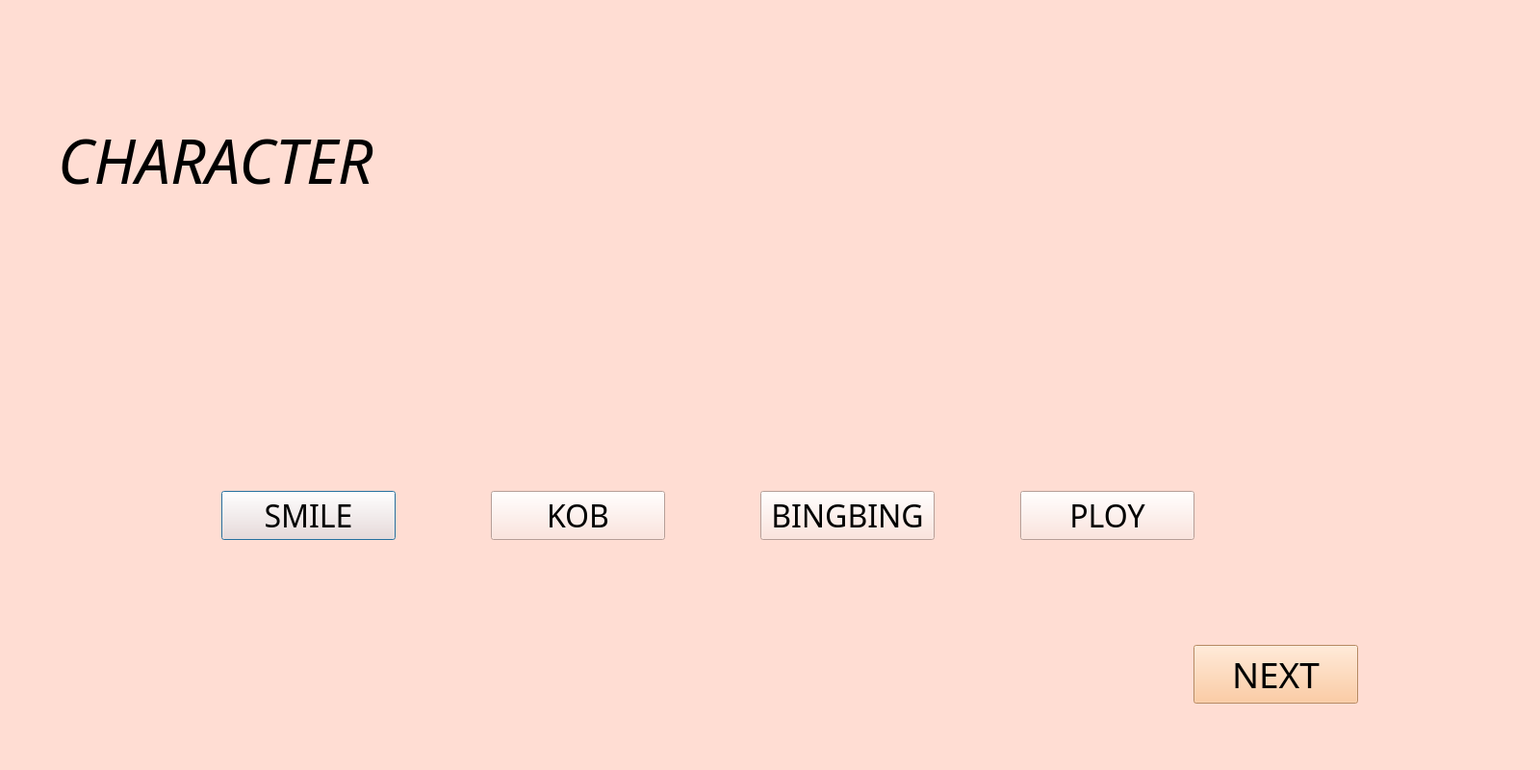
<?xml version="1.0" encoding="UTF-8"?>
<ui version="4.0">
 <class>main2</class>
 <widget class="QDialog" name="main2">
  <property name="geometry">
   <rect>
    <x>0</x>
    <y>0</y>
    <width>1600</width>
    <height>800</height>
   </rect>
  </property>
  <property name="sizePolicy">
   <sizepolicy hsizetype="MinimumExpanding" vsizetype="MinimumExpanding">
    <horstretch>0</horstretch>
    <verstretch>0</verstretch>
   </sizepolicy>
  </property>
  <property name="windowTitle">
   <string>Monopoly Game</string>
  </property>
  <property name="styleSheet">
   <string notr="true">background-color: rgb(255, 221, 211);
</string>
  </property>
  <widget class="QLabel" name="label">
   <property name="geometry">
    <rect>
     <x>60</x>
     <y>110</y>
     <width>521</width>
     <height>111</height>
    </rect>
   </property>
   <property name="font">
    <font>
     <family>Humnst777 Blk BT</family>
     <pointsize>48</pointsize>
     <italic>true</italic>
    </font>
   </property>
   <property name="layoutDirection">
    <enum>Qt::LeftToRight</enum>
   </property>
   <property name="text">
    <string>CHARACTER</string>
   </property>
  </widget>
  <widget class="QPushButton" name="next">
   <property name="geometry">
    <rect>
     <x>1240</x>
     <y>670</y>
     <width>171</width>
     <height>61</height>
    </rect>
   </property>
   <property name="font">
    <font>
     <family>OCR-B 10 BT</family>
     <pointsize>28</pointsize>
    </font>
   </property>
   <property name="styleSheet">
    <string notr="true">background-color: rgb(255, 206, 165);
background-color: rgb(255, 192, 137);</string>
   </property>
   <property name="text">
    <string>NEXT</string>
   </property>
   <property name="autoDefault">
    <bool>false</bool>
   </property>
   <property name="default">
    <bool>false</bool>
   </property>
   <property name="flat">
    <bool>false</bool>
   </property>
  </widget>
  <widget class="QPushButton" name="smile">
   <property name="geometry">
    <rect>
     <x>230</x>
     <y>510</y>
     <width>181</width>
     <height>51</height>
    </rect>
   </property>
   <property name="font">
    <font>
     <family>ISOCPEUR</family>
     <pointsize>24</pointsize>
     <weight>50</weight>
     <bold>false</bold>
    </font>
   </property>
   <property name="text">
    <string>SMILE</string>
   </property>
  </widget>
  <widget class="QPushButton" name="kob">
   <property name="geometry">
    <rect>
     <x>510</x>
     <y>510</y>
     <width>181</width>
     <height>51</height>
    </rect>
   </property>
   <property name="font">
    <font>
     <family>ISOCPEUR</family>
     <pointsize>24</pointsize>
    </font>
   </property>
   <property name="text">
    <string>KOB</string>
   </property>
  </widget>
  <widget class="QPushButton" name="bingbing">
   <property name="geometry">
    <rect>
     <x>790</x>
     <y>510</y>
     <width>181</width>
     <height>51</height>
    </rect>
   </property>
   <property name="font">
    <font>
     <family>ISOCPEUR</family>
     <pointsize>24</pointsize>
    </font>
   </property>
   <property name="text">
    <string>BINGBING</string>
   </property>
  </widget>
  <widget class="QPushButton" name="ploy">
   <property name="geometry">
    <rect>
     <x>1060</x>
     <y>510</y>
     <width>181</width>
     <height>51</height>
    </rect>
   </property>
   <property name="font">
    <font>
     <family>ISOCPEUR</family>
     <pointsize>24</pointsize>
    </font>
   </property>
   <property name="text">
    <string>PLOY</string>
   </property>
  </widget>
  <widget class="QLabel" name="smileplayer">
   <property name="geometry">
    <rect>
     <x>260</x>
     <y>580</y>
     <width>131</width>
     <height>41</height>
    </rect>
   </property>
   <property name="font">
    <font>
     <family>Berlin Sans FB Demi</family>
     <pointsize>18</pointsize>
     <weight>75</weight>
     <bold>true</bold>
    </font>
   </property>
   <property name="layoutDirection">
    <enum>Qt::LeftToRight</enum>
   </property>
   <property name="styleSheet">
    <string notr="true">color: rgb(255, 170, 127);</string>
   </property>
   <property name="text">
    <string/>
   </property>
  </widget>
  <widget class="QLabel" name="kobplayer">
   <property name="geometry">
    <rect>
     <x>540</x>
     <y>580</y>
     <width>131</width>
     <height>41</height>
    </rect>
   </property>
   <property name="font">
    <font>
     <family>Berlin Sans FB Demi</family>
     <pointsize>18</pointsize>
     <weight>75</weight>
     <bold>true</bold>
    </font>
   </property>
   <property name="styleSheet">
    <string notr="true">color: rgb(255, 170, 127);</string>
   </property>
   <property name="text">
    <string/>
   </property>
  </widget>
  <widget class="QLabel" name="bbplayer">
   <property name="geometry">
    <rect>
     <x>820</x>
     <y>590</y>
     <width>131</width>
     <height>31</height>
    </rect>
   </property>
   <property name="font">
    <font>
     <family>Berlin Sans FB Demi</family>
     <pointsize>18</pointsize>
     <weight>75</weight>
     <bold>true</bold>
    </font>
   </property>
   <property name="styleSheet">
    <string notr="true">color: rgb(255, 170, 127);</string>
   </property>
   <property name="text">
    <string/>
   </property>
  </widget>
  <widget class="QLabel" name="ployplayer">
   <property name="geometry">
    <rect>
     <x>1090</x>
     <y>580</y>
     <width>131</width>
     <height>31</height>
    </rect>
   </property>
   <property name="font">
    <font>
     <family>Berlin Sans FB Demi</family>
     <pointsize>18</pointsize>
     <weight>75</weight>
     <bold>true</bold>
    </font>
   </property>
   <property name="styleSheet">
    <string notr="true">color: rgb(255, 170, 127);</string>
   </property>
   <property name="text">
    <string/>
   </property>
  </widget>
 </widget>
 <resources/>
 <connections/>
</ui>
